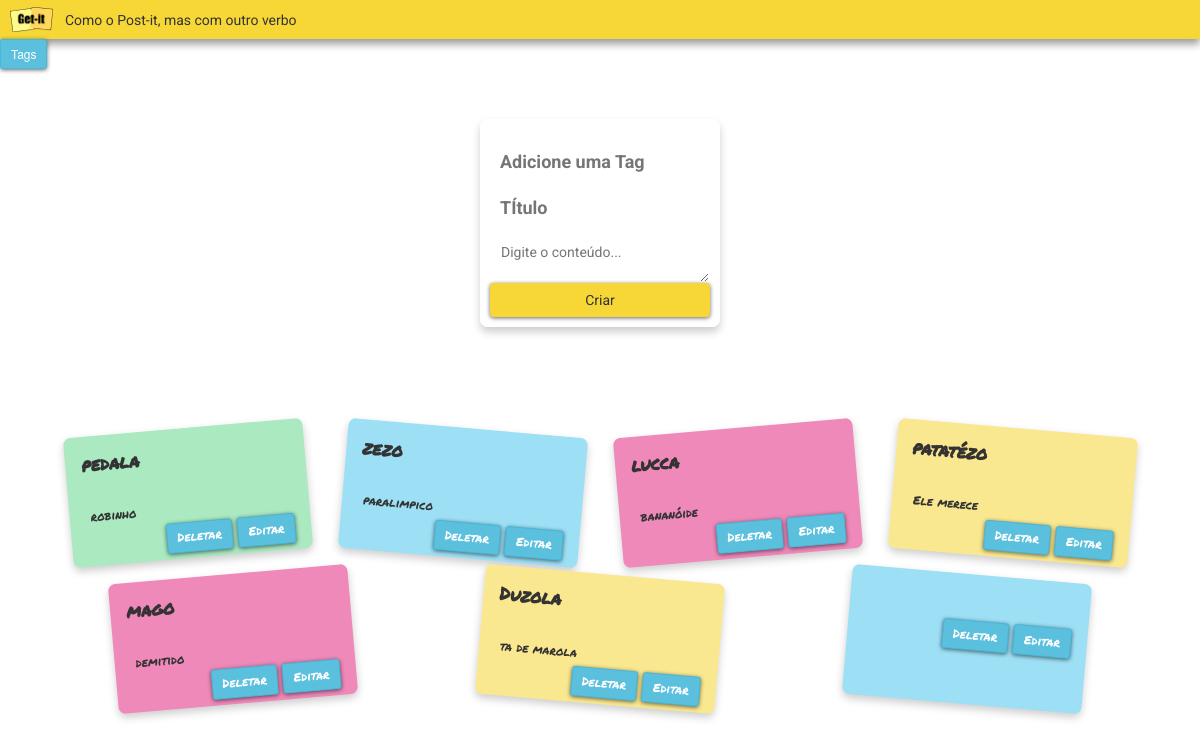
The page / on the database its author committed.
### notes/models.py (models this page shows, shortened)
class Note(models.Model):
    title = models.CharField(max_length=200)
    content = models.TextField()
    tag = models.ForeignKey("Tag", on_delete=models.CASCADE)

### notes/views.py (the view)
# urls.py: path('', views.index, name='index'),
def index(request):
    if request.method == 'POST':
        title = request.POST.get('titulo')
        content = request.POST.get('detalhes')
        tag = request.POST.get('tag')
        tag, create = Tag.objects.get_or_create(notas=tag)
        if create:
            tag.save()
        note = Note(title = '{}'.format(title), content = '{}'.format(content), tag = tag)
        note.save()
        return redirect('index')
    else:
        all_notes = Note.objects.all()
        return render(request, 'notes/index.html', {'notes': all_notes})

### notes/templates/notes/index.html (shortened to what this page needs)
{% extends "notes/base.html" %}
{% load static %}
{% block content %}
<div class=appbar>
  <img src="{% static 'notes/img/logo-getit.png' %}" class="logo" />
  <span class="subtitle">Como o Post-it, mas com outro verbo</span>
</div>
<div>
  <a class="btn btn-info btn-sm" href="{% url 'tag'%}">Tags</a>
</div>
<main class="container">
  <form method="post" class="form-card">
    <input class="form-card-title" id="tag" type="text" name="tag" placeholder="Adicione uma Tag"/>
    <input class="form-card-title" id="titulo" type="text" name="titulo" placeholder="TÍtulo"/>
    <textarea class="autoresize" id="detalhes" name="detalhes" placeholder="Digite o conteúdo..."></textarea>
    <button class="btn" type="submit">Criar</button>
  </form>
</main>
<div class="card-container">
  {% for note in notes %}
  <div class="card">
    <div class="cd">
      <p class="card-title">{{note.tag}}</p>
      <p class="card-title">{{ note.title }}</p>
    </div>
    <p class="card-content">{{ note.content }}</p>
    <div class="bt">
      <form method="post" action="{% url 'deletar' id=note.id %}" >
      <button class="btn btn-info btn-sm">Deletar</button>
    </form>
      <button type="button" value="{{note.id}}" class="btn btn-info btn-sm" style="margin-left: 5px" data-toggle="modal" data-target="#myModal">Editar</button>
    </div>
    </div>
  {% endfor %}
</div>
{% endblock %}

### notes/templates/notes/base.html (shortened to what this page needs)
<!DOCTYPE html>
<html>
  <head>
    <link rel="stylesheet" href="https://cdnjs.cloudflare.com/ajax/libs/meyer-reset/2.0/reset.min.css"
 />
    <link rel="stylesheet" type="text/css" href="static/notes/getit.css"/>
    <link rel="stylesheet" href="https://maxcdn.bootstrapcdn.com/bootstrap/3.4.1/css/bootstrap.min.css">
  </head>
  <body>
    {% block content %} {% endblock %}
  </body>
</html>

### notes/static/notes/getit.css (style rules this page uses)
.appbar { background-color: #f7d736; display: flex; align-items: center; box-shadow: 0 5px 8px 0 rgba(0,0,0,0.4) }
.logo { height: 100%; width: 60px; padding: 7px; padding-left: 10px }
.subtitle { font-family: 'Roboto', sans-serif; padding-left: 5px; }
.form-card { font-family: 'Roboto', sans-serif; display: flex; justify-content: center; flex-direction: column; align-self: center; margin: 50px 450px 50px 450px; padding-top: 10px; box-shadow: 0 5px 8px 0 rgba(0,0,0,0.2); border: 10px solid white; border-radius: 8px; }
.form-card-title { border: none; padding: 10px; font-size: 18px; font-weight: bold }
.autoresize { font-family: 'Roboto', sans-serif; border-color: white; padding: 10px 0px 0px 10px }
.card-container { display: flex; flex-wrap: wrap; margin-top: 35px; margin-left: 50px; margin-right: 50px; justify-content: space-around; }
.card { background-color: #abe9c1; font-family: 'Permanent Marker', cursive; box-shadow: 0 4px 8px 0 rgba(0, 0, 0, 0.2); margin-top: 16px; padding: 16px; justify-content: space-around; height: 130px; width: 240px; border-radius: 7px; }
.card-title { font-size: 18px; font-weight: bold; }
.card-content { margin: 5px; font-size: 12px; align-self: center; margin-top: 20px; justify-content: flex-end; }
.card-color-2 { background-color: #9de0f5; }
.card-color-3 { background-color: #ef89ba; }
.card-color-4 { background-color: #fae890; }
.card-color-5 { background-color: #abe9c1; }
.card-rotation-4 { transform: rotate(-5deg); }
.card-rotation-5 { transform: rotate(5deg); }
.card-rotation-8 { transform: rotate(-5deg); }
.card-rotation-9 { transform: rotate(5deg); }
.btn { position: relative; display: block; padding: 10px 15px; overflow: hidden; border-width: 0; outline: none; border-radius: 2px; box-shadow: 0 1px 4px rgba(0, 0, 0, 0.6); background-color: #f7d736; transition: background-color 0.3s; }
.btn:before { content: ""; position: absolute; top: 50%; left: 50%; display: block; width: 0; padding-top: 0; border-radius: 100%; background-color: rgba(236, 240, 241, 0.3); -webkit-transform: translate(-50%, -50%); -moz-transform: translate(-50%, -50%); -ms-transform: translate(-50%, -50%); -o-transform: translate(-50%, -50%); transform: translate(-50%, -50%); }
.bt { display:flex; flex-direction: row; align-items: flex-end; justify-content: flex-end; }
.cd { display: flex; flex-direction: row-reverse; justify-content: space-between; }

### rows shown on the page
Note: title "pedala", content "robinho", {{ note.id }} 21 (drawn)
Note: title "zezo", content "paralimpico", {{ note.id }} 23 (drawn)
Note: title "lucca", content "bananóide", {{ note.id }} 28 (drawn)
Note: title "patatézo", content "Ele merece", {{ note.id }} 34 (drawn)
Note: title "mago", content "demitido", {{ note.id }} 35 (drawn)
Note: title "Duzola", content "ta de marola", {{ note.id }} 47 (drawn)
Note: {{ note.id }} 49 (drawn)
